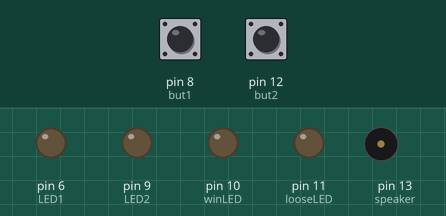
This sketch was run on a simulated Arduino Uno, built with avr-gcc and run on an emulated ATmega328P. On the bench: output pins drawn as LEDs (lit = HIGH), buzzer (waves = sounding). Inputs (shaded band) come from the test bench; at power-on: pin 8 (but1) HIGH, pin 12 (but2) HIGH. Random numbers use the default seed unless the sketch sets one.

Above: at 5.7 s.
5.8 s: pin 8 (but1) pulled LOW for 0.45 s
At 6.6 s:
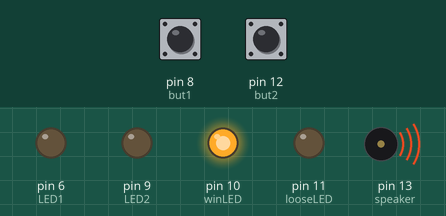
8.8 s: pin 8 (but1) pulled LOW for 1 s
At 10.4 s:
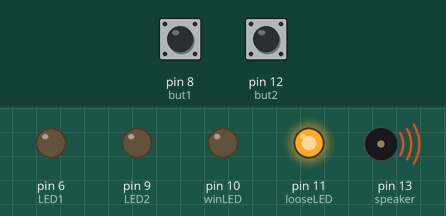
11.8 s: pin 12 (but2) pulled LOW for 3.2 s
At 15.46 s:
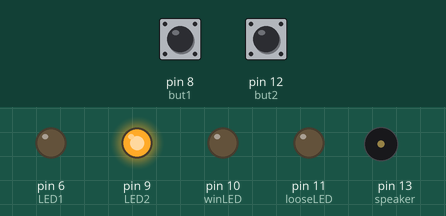
16.5 s: pin 12 (but2) pulled LOW for 0.45 s
At 18.68 s:
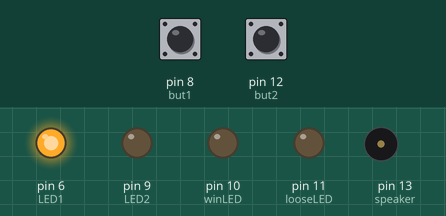
19.5 s: pin 12 (but2) pulled LOW for 1 s
At 22.4 s:
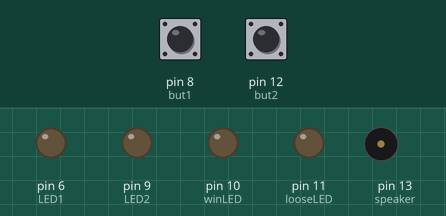
Timing chart, 0 to 23.6 s (numbered marks = the images above; inputs shaded):
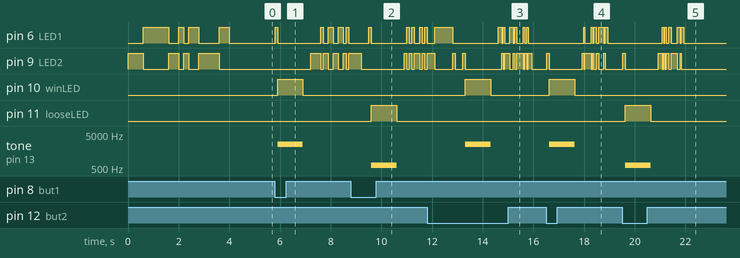

The sketch:

guessing_game.ino
```cpp
/*#####################
  Component's Slots
#######################*/

// Speaker Output
int speaker = 13;

// Win and loose LED's
int winLED = 10;
int looseLED = 11;

// Game LED's
int LED1 = 6;
int LED2 = 9;

// Buttons
int but1 = 8;
int but2 = 12;

/*#####################
  Initializing Varbiables
#######################*/

int level = 1;

int thisLED = 0;

int hasChosen = 1;
int chosen = 0;

/*#####################
  Constructor Function
#######################*/
void setup() {

  // Win and Loose LED Setup
  pinMode(winLED, OUTPUT);
  pinMode(looseLED, OUTPUT);

  // Game LED Setup
  pinMode(LED1, OUTPUT);
  pinMode(LED2, OUTPUT);

  // Buttons Setup
  pinMode(but1, INPUT_PULLUP);
  pinMode(but2, INPUT_PULLUP);

}

/*#####################
     Device's Loop
#######################*/

void loop() {

  // Verify if the user needs to make a choice
  if (hasChosen == 1){

   // Begin Game
   for( int i = 0 ; i < 20 ; i++){

       // Pick a random number for an LED
       int rand = random(1,3);

       if (rand == 1){
         thisLED = LED1;
       }if(rand == 2){
         thisLED = LED2;
       }

       // Turn the selected LED on
       digitalWrite(thisLED, HIGH);

       // Wait based on level's speed
       delay(200/level);

       //Turn the LED off for next the light
       digitalWrite(thisLED, LOW);

      if(i == 19){
        // On the last iteration set chosen to break the loop
        hasChosen = 0;
      }
    } // end of For loop

  }else{
    // Functionality for choosing a LED
    if(digitalRead(but1) == LOW){
      chosen = LED1;
      hasChosen = 1;
    }
    if(digitalRead(but2) == LOW){
      chosen = LED2;
      hasChosen = 1;
    }

    if (hasChosen == 1){
      // Verify if they chose correctly
      digitalWrite(chosen,HIGH);
      delay(100);
      digitalWrite(chosen,LOW);

      if (chosen == thisLED){
        digitalWrite(winLED,HIGH);
        tone(speaker, 2500);
        // Increment the level value for the next run
        level++;
      }else{
        digitalWrite(looseLED,HIGH);
        tone(speaker, 600);
      }

      delay(1000);
      noTone(speaker);
      digitalWrite(winLED,LOW);
      digitalWrite(looseLED,LOW);

    }
  }
  delay(300);

}
```

Measured:
- after the input at 5.8 s, pin 6 (LED1): LOW → HIGH at once, → LOW 0.10 s later, → HIGH 1.7 s later, → LOW 0.10 s later, … (10 changes in this stretch); pin 9 (LED2): LOW → HIGH after 1.4 s, → LOW 0.40 s later, → HIGH 0.10 s later, → LOW 0.20 s later, … (9 changes in this stretch)
- after the input at 8.8 s, pin 6 (LED1): LOW → HIGH after 0.71 s, → LOW 0.10 s later, → HIGH 1.4 s later, → LOW 0.10 s later, … (9 changes in this stretch); pin 11 (looseLED): LOW → HIGH after 0.81 s, → LOW 1.0 s later; tone on pin 13 (speaker): silent → 600 Hz after 0.81 s, → silent 1.0 s later
- after the input at 11.8 s, pin 10 (winLED): LOW → HIGH after 1.5 s, → LOW 1.0 s later; tone on pin 13 (speaker): silent → 2500 Hz after 1.5 s, → silent 1.0 s later
- after the input at 16.5 s, pin 10 (winLED): LOW → HIGH after 0.13 s, → LOW 1.0 s later; tone on pin 13 (speaker): silent → 2500 Hz after 0.13 s, → silent 1.0 s later
- after the input at 19.5 s, pin 11 (looseLED): LOW → HIGH after 0.13 s, → LOW 1.0 s later; tone on pin 13 (speaker): silent → 600 Hz after 0.13 s, → silent 1.0 s later
